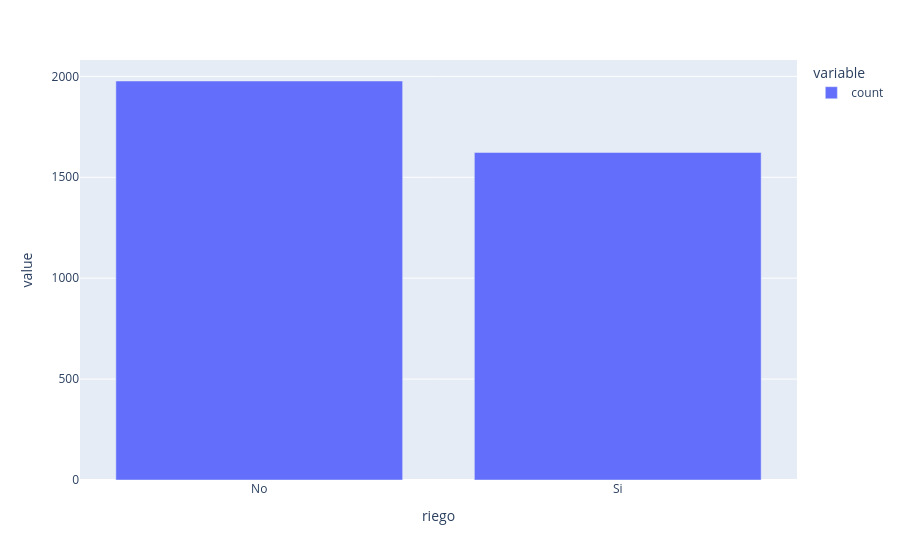
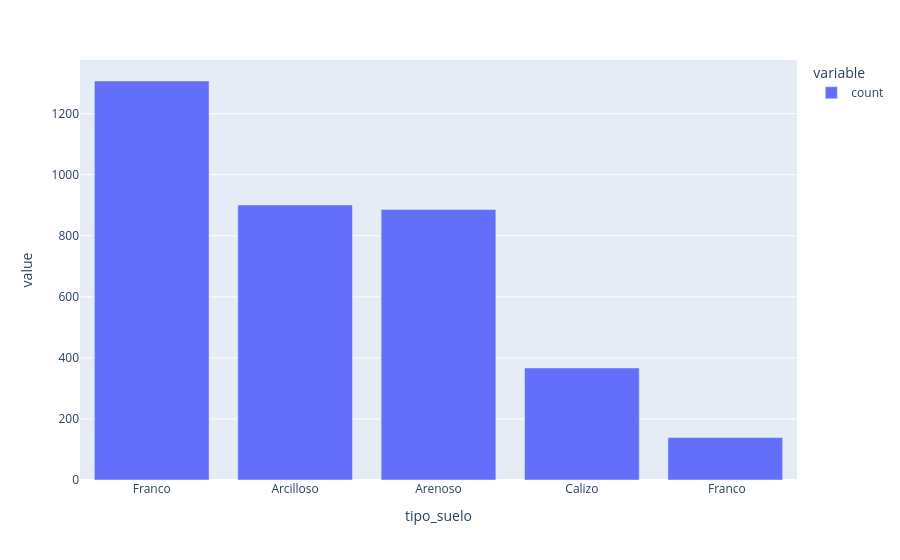
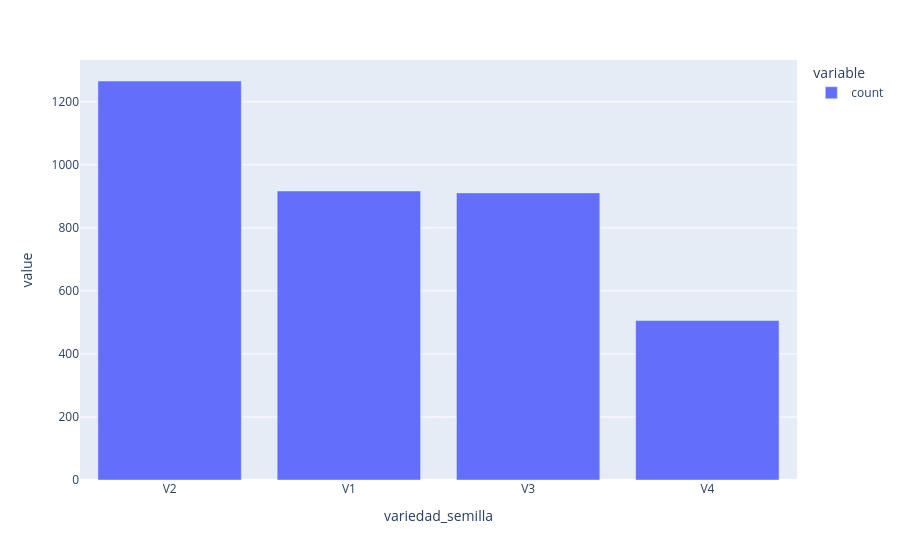
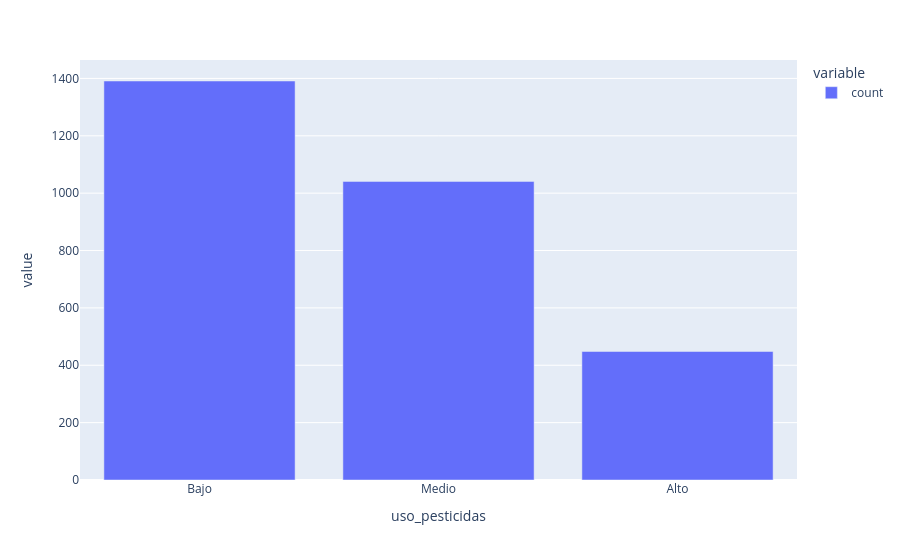

Source (notebook cell) for these figures, in order:
### Code cell
agricultura.apply(plot)

### Figure 1 — Plotly figure (JSON) as saved in the notebook; plotly's stock layout.template omitted (floating-point values rounded to 4 significant figures)
{"data": [{"alignmentgroup": "True", "hovertemplate": "variable=count<br>riego=%{x}<br>value=%{y}<extra></extra>", "legendgroup": "count", "marker": {"color": "#636efa", "pattern": {"shape": ""}}, "name": "count", "offsetgroup": "count", "orientation": "v", "showlegend": true, "textposition": "auto", "type": "bar", "x": ["No", "Si"], "xaxis": "x", "y": [1977, 1623], "yaxis": "y"}], "layout": {"barmode": "relative", "legend": {"title": {"text": "variable"}, "tracegroupgap": 0}, "margin": {"t": 60}, "xaxis": {"anchor": "y", "domain": [0, 1], "title": {"text": "riego"}}, "yaxis": {"anchor": "x", "domain": [0, 1], "title": {"text": "value"}}}}

### Figure 2 — Plotly figure (JSON) as saved in the notebook; plotly's stock layout.template omitted (floating-point values rounded to 4 significant figures)
{"data": [{"alignmentgroup": "True", "hovertemplate": "variable=count<br>tipo_suelo=%{x}<br>value=%{y}<extra></extra>", "legendgroup": "count", "marker": {"color": "#636efa", "pattern": {"shape": ""}}, "name": "count", "offsetgroup": "count", "orientation": "v", "showlegend": true, "textposition": "auto", "type": "bar", "x": ["Franco", "Arcilloso", "Arenoso", "Calizo", " Franco"], "xaxis": "x", "y": [1307, 901, 886, 367, 139], "yaxis": "y"}], "layout": {"barmode": "relative", "legend": {"title": {"text": "variable"}, "tracegroupgap": 0}, "margin": {"t": 60}, "xaxis": {"anchor": "y", "domain": [0, 1], "title": {"text": "tipo_suelo"}}, "yaxis": {"anchor": "x", "domain": [0, 1], "title": {"text": "value"}}}}

### Figure 3 — Plotly figure (JSON) as saved in the notebook; plotly's stock layout.template omitted (floating-point values rounded to 4 significant figures)
{"data": [{"alignmentgroup": "True", "hovertemplate": "variable=count<br>variedad_semilla=%{x}<br>value=%{y}<extra></extra>", "legendgroup": "count", "marker": {"color": "#636efa", "pattern": {"shape": ""}}, "name": "count", "offsetgroup": "count", "orientation": "v", "showlegend": true, "textposition": "auto", "type": "bar", "x": ["V2", "V1", "V3", "V4"], "xaxis": "x", "y": [1266, 917, 911, 506], "yaxis": "y"}], "layout": {"barmode": "relative", "legend": {"title": {"text": "variable"}, "tracegroupgap": 0}, "margin": {"t": 60}, "xaxis": {"anchor": "y", "domain": [0, 1], "title": {"text": "variedad_semilla"}}, "yaxis": {"anchor": "x", "domain": [0, 1], "title": {"text": "value"}}}}

### Figure 4 — Plotly figure (JSON) as saved in the notebook; plotly's stock layout.template omitted (floating-point values rounded to 4 significant figures)
{"data": [{"alignmentgroup": "True", "hovertemplate": "variable=count<br>uso_pesticidas=%{x}<br>value=%{y}<extra></extra>", "legendgroup": "count", "marker": {"color": "#636efa", "pattern": {"shape": ""}}, "name": "count", "offsetgroup": "count", "orientation": "v", "showlegend": true, "textposition": "auto", "type": "bar", "x": ["Bajo", "Medio", "Alto"], "xaxis": "x", "y": [1391, 1041, 448], "yaxis": "y"}], "layout": {"barmode": "relative", "legend": {"title": {"text": "variable"}, "tracegroupgap": 0}, "margin": {"t": 60}, "xaxis": {"anchor": "y", "domain": [0, 1], "title": {"text": "uso_pesticidas"}}, "yaxis": {"anchor": "x", "domain": [0, 1], "title": {"text": "value"}}}}
